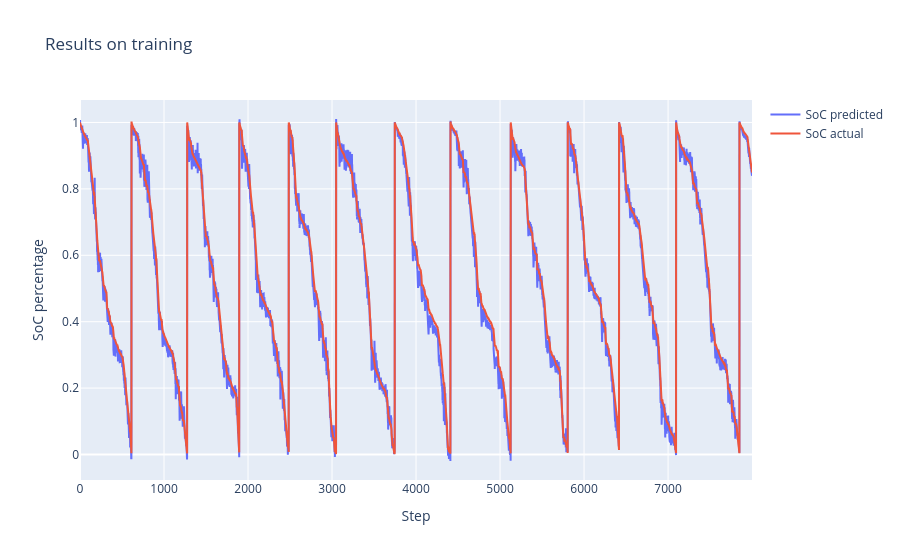

Source (notebook cell):
### Code cell
cycle_num = 0
steps_num = 8000
step_index = np.arange(cycle_num*steps_num, (cycle_num+1)*steps_num)

fig = go.Figure()
fig.add_trace(go.Scatter(x=step_index, y=train_predictions.flatten()[cycle_num*steps_num:(cycle_num+1)*steps_num],
                    mode='lines', name='SoC predicted'))
fig.add_trace(go.Scatter(x=step_index, y=train_y.flatten()[cycle_num*steps_num:(cycle_num+1)*steps_num],
                    mode='lines', name='SoC actual'))
fig.update_layout(title='Results on training',
                  xaxis_title='Step',
                  yaxis_title='SoC percentage')
fig.show()

### Figure 1 — Plotly figure (JSON) as saved in the notebook; plotly's stock layout.template omitted (floating-point values rounded to 4 significant figures; data arrays with more than 128 entries replaced by an {"elided": "..."} marker saying what was removed)
{"data": [{"mode": "lines", "name": "SoC predicted", "type": "scatter", "x": {"elided": "8000 int values"}, "y": {"elided": "8000 float values"}}, {"mode": "lines", "name": "SoC actual", "type": "scatter", "x": {"elided": "8000 int values"}, "y": {"elided": "8000 float values"}}], "layout": {"autosize": true, "title": {"text": "Results on training"}, "xaxis": {"autorange": true, "range": [0, 7999], "title": {"text": "Step"}, "type": "linear"}, "yaxis": {"autorange": true, "range": [-0.07679, 1.068], "title": {"text": "SoC percentage"}, "type": "linear"}}}
